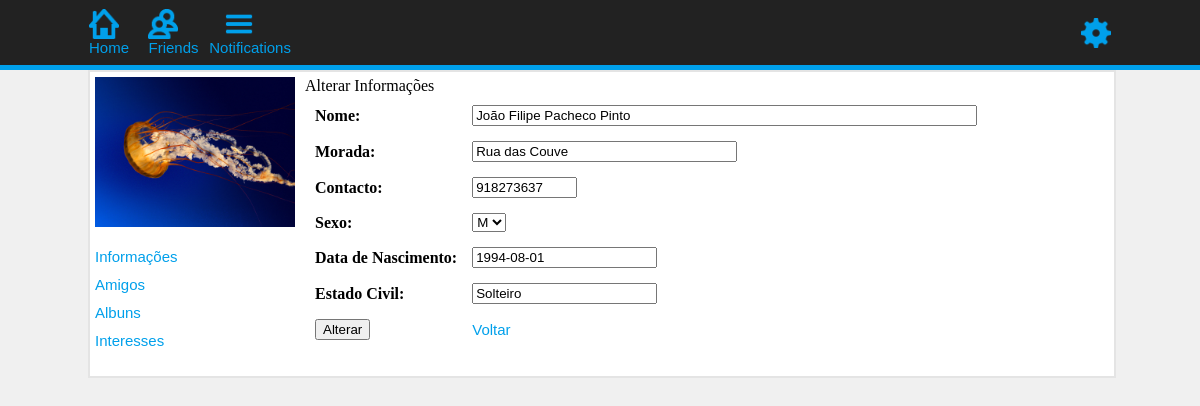
The page /RedeSocial/users/index.php?pg=home&pg_m=informacoes&funcao=alterar&id=1 (signed in) on the database its author committed.
### tables this page shows
CREATE TABLE IF NOT EXISTS `fotos` (
  `id_foto` int(11) NOT NULL AUTO_INCREMENT,
  `foto` varchar(250) NOT NULL,
  `id_user` int(11) NOT NULL,
  `id_album` int(11) NOT NULL,
  `foto_perfil` char(1) NOT NULL,
  PRIMARY KEY (`id_foto`)
);

CREATE TABLE IF NOT EXISTS `users` (
  `id_user` int(11) NOT NULL AUTO_INCREMENT,
  `nome` varchar(200) NOT NULL,
  `data_nascimento` date NOT NULL,
  `email` varchar(200) NOT NULL,
  `password` varchar(200) NOT NULL,
  `sexo` char(1) NOT NULL,
  `morada` varchar(250) NOT NULL,
  `contacto` varchar(250) NOT NULL,
  `estado_civil` varchar(200) NOT NULL,
  PRIMARY KEY (`id_user`),
  UNIQUE KEY `id_users` (`id_user`),
  UNIQUE KEY `email` (`email`),
  UNIQUE KEY `email_2` (`email`)
);

### RedeSocial/users/informacoes.php (the view, shortened to what this page needs)
<?php
if(isset($_GET['funcao']))
$funcao=$_GET['funcao'];
else
$funcao='';
?>
<?php if($funcao=='alterar'){
	$id_user=$_GET['id'];
	$sql=mysql_query("select * from users where id_user='$id_user'");
while($linha=mysql_fetch_array($sql)){
	$id_user=$linha['id_user'];
	$nome=$linha['nome'];
	$data_nascimento=$linha['data_nascimento'];
	$sexo=$linha['sexo'];
	$morada=$linha['morada'];
	$contacto=$linha['contacto'];
	$estado_civil=$linha['estado_civil'];
}
?>
<form action="?pg=home&pg_m=informacoes&funcao=alter&id=<?php echo $id_user; ?>" method="post">
<div class="title">Alterar Informações</div>
<table cellpadding="5" cellspacing="5" border="0">
<tr><td><strong>Nome:</strong></td><td><input type="text" name="nome" value="<?php echo $nome; ?>" size="60" /></td></tr>
<tr><td><strong>Morada:</strong></td><td><input type="text" name="morada" value="<?php echo $morada; ?>" size="30" /> </td></tr>
<tr><td><strong>Contacto:</strong></td><td><input type="text" name="contacto" value="<?php echo $contacto; ?>" size="10" /></td></tr>
<tr><td><strong>Sexo:</strong></td><td><select name="sexo">
											<option value="<?php echo $sexo; ?>"><?php echo $sexo; ?></option>
                                            </select></td></tr>
<tr><td><strong>Data de Nascimento:</strong></td><td><input type="text" name="data_nascimento" value="<?php echo $data_nascimento; ?>" /></td></tr>
<tr><td><strong>Estado Civil:</strong></td><td><input type="text" name="estado_civil" value="<?php echo $estado_civil; ?>" /></td></tr>
<tr><td><input type="submit" value="Alterar" /></td><td><a href="?pg=home&pg_m=informacoes">Voltar</a></tr>
</table>
</form>
<?php } ?>

### RedeSocial/users/home.php (shortened to what this page needs)
<div class="home_left">
<?php
$id_user=$_SESSION['id_user'];
$sql=mysql_query("select * from fotos where id_user='$id_user' and foto_perfil='1'");
$cont=mysql_num_rows($sql);
if($cont!='0'){
	while($linha=mysql_fetch_array($sql)){
		$foto=$linha['foto'];
?>
<img src="../img_fotos/<?php echo $foto; ?>" width="200" />
<?php
}
}
else{
?>
<img src="../img/foto_perfil.png" width="200" />
<?php } ?>
<ul class="ul_left_menu">
	<li><a href="?pg=home&pg_m=informacoes">Informações</a></li>
    <li><a href="?pg=home&pg_m=amigos">Amigos</a></li>
	<li><a href="?pg=home&pg_m=albuns&funcao=albuns">Albuns</a></li>
    <li><a href="?pg=home&pg_m=interesses">Interesses</a></li>
</ul>
</div>
<div class="home_right">
	<?php include "pages_menu.php" ?>
</div>

### RedeSocial/css/style.css (style rules this page uses)
body { margin:0px; padding:0px; background-color:#F0F0F0; }
a { text-decoration:none; color:#00A0EB; font-size:15px; font-family:Arial, Verdana, Geneva, sans-serif; text-align:center; text-decoration:none; }
.home_left { float:left; width:200px; padding:5px; }
.home_right { float:left; width:800px; padding:5px; }
.ul_left_menu li { list-style-type:none; width:200px; margin-left:-40px; padding:5px 0px 5px 0px; }

### rows shown on the page
fotos: foto (picture)
users: nome "João Filipe Pacheco Pinto", morada "Rua das Couve", contacto "918273637", sexo "M", data_nascimento "1994-08-01", estado_civil "Solteiro"
